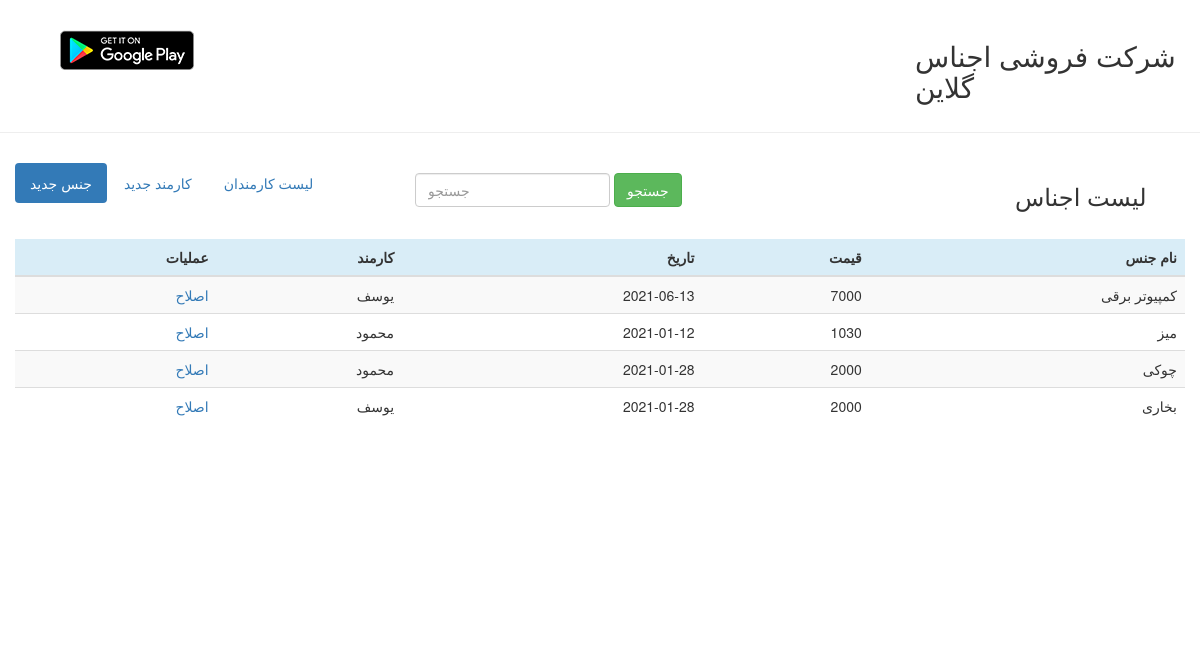
The page / on the database its author committed.
### tables this page shows
CREATE TABLE `item` (
  `item_id` int(4) NOT NULL,
  `item_name` varchar(50) NOT NULL,
  `item_price` int(10) NOT NULL,
  `item_date` date NOT NULL,
  `item_empoly_id` int(7) NOT NULL
);

CREATE TABLE `employee` (
  `em_id` int(4) NOT NULL,
  `em_name` varchar(10) NOT NULL,
  `em_fname` varchar(10) NOT NULL,
  `em_surname` varchar(10) NOT NULL,
  `em_job` varchar(20) NOT NULL
);

### index.php (the view)
<?php
    include("include/connecation.php");
    include("include/header.php");
	   if(!empty($_POST['search'])){
		      $search=$_POST['search'];
		      $sql="SELECT item_id, item_name,item_price,item_date,em_name FROM item,";
	           $sql .="employee WHERE item_empoly_id= em_id AND CONCAT(item_id, item_name,item_price,item_date,em_name) like '%$search%'";
	           $reslut=mysqli_query($c,$sql);
	   }else{
		    $sql="SELECT item_id, item_name,item_price,item_date,em_name FROM item,";
	   $sql .="employee WHERE item_empoly_id= em_id ";
	   mysqli_set_charset($c,"utf8");
	   $reslut=mysqli_query($c,$sql);
	   }
?>
		<div class="row" id="menu">
	        <div class="col-md-4">
			  <ul class="nav nav-pills">
				  <li role="presentation" class="active"><a href="add_item.php">جنس جدید</a></li>
				  <li role="presentation"><a href="add_emp.php">کارمند جدید</a></li>
				  <li role="presentation"><a href="list_emp.php">لیست کارمندان</a></li>
				</ul>
			</div>
			 <div class="col-md-6" id="fsearch">
			 <form class="form-inline" action="" method="post">
                <div class="form-group">
                  <input type="text" class="form-control" name="search" placeholder="جستجو">
                    <button type="submit" class="btn btn-success">جستجو</button>
				</div>
              </form>
			</div>
			 <div class="col-md-2">
			<h2 class="title">لیست اجناس</h2>
			</div>
	    </div>
		<br/>
		<div class="row" id="content">
	        <div class="col-md-12">
			 <table class="table table-striped" dir="rtl">
			       <thead>
				     <tr class="info">
					   <th>نام جنس</th>
					   <th>قیمت</th>
					   <th>تاریخ</th>
					   <th>کارمند</th>
					   <th>عملیات</th>
					 </tr>
				   </thead>
				   <tbody>
				      <?php
						if(mysqli_num_rows($reslut)>0){
							while($row=mysqli_fetch_row($reslut)){
								echo"<tr>";
								  echo"<td>".$row[1]."</td>";
								  echo"<td>".$row[2]."</td>";
								  echo"<td>".$row[3]."</td>";
								  echo"<td>".$row[4]."</td>";
								  echo"<td><a href='edit_item.php?id=".$row[0]."'>اصلاح</td>";
								echo"</tr>";
							}
						}
					  ?>
				   </tbody>
			 </table>
			</div>
	    </div>
	</div>

### include/header.php (shortened to what this page needs)
  <!DOCTYPE html>
<html lang="en">
  <head>
    <link href="boot/css/bootstrap.css" rel="stylesheet">
    <link href="boot/css/mycss.css" rel="stylesheet">
  </head>
  <body>
    <div class="container-fluid">
	   <div class="row" id="top">
	        <div class="col-md-3" id="logo">
			 <img class="img-responsive" src="photo/1.jpg" alt="لوگو">
			</div>
			 <div class="col-md-6">
			</div>
			 <div class="col-md-3">
			<h1 id="dept-name"> شرکت فروشی اجناس گلاین</h1>
			</div>
	    </div>
		<br/>

### boot/css/mycss.css (style rules this page uses)
#dept-name { font-size:28px }
th { text-align:right; }
#top { padding:20px 0; border-bottom:1px solid #eee; }
#menu, #fsearch { padding-top:10px; }
#content { min-height:400px; }
.title { font-size:24px; }
#logo { padding-top:10px; padding-left:60px; }

### rows shown on the page
item: item_name "کمپیوتر برقی", item_price "7000", item_date "2021-06-13", employee.em_name "یوسف"
item: item_name "میز", item_price "1030", item_date "2021-01-12", employee.em_name "محمود"
item: item_name "چوکی", item_price "2000", item_date "2021-01-28", employee.em_name "محمود"
item: item_name "بخاری", item_price "2000", item_date "2021-01-28", employee.em_name "یوسف"
